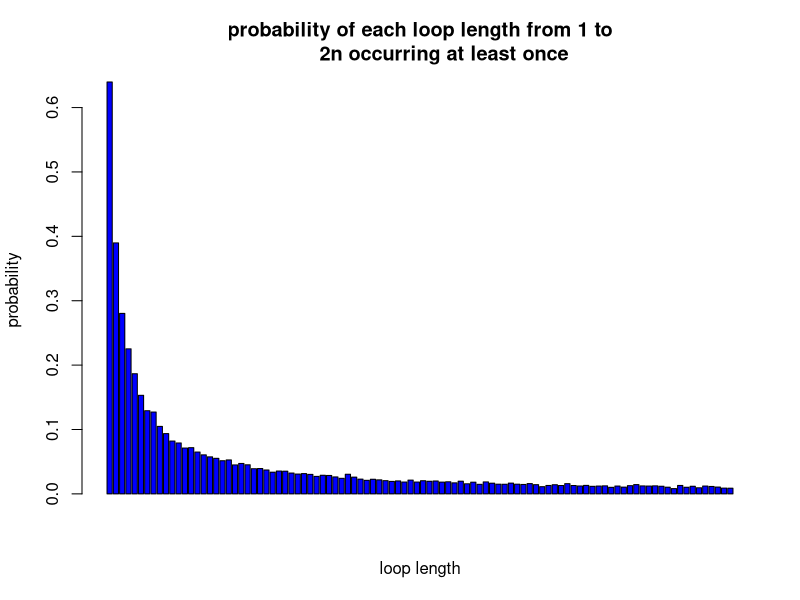

Here is the R script that generated this plot:
#Aysu Ismayilova (s2295782)
#Xiaoxian Zhang (s2287323)
Pone <- function(n,k,strategy, nreps){ #A function to calculate the probability that one prisoner finds his number 
  #given n- number of tries(max number of boxes he can open), k-prisoner's number, the strategy and number of iterations
  N <- 2*n 
  results = rep(0,nreps)  #initialise vector of results
  if(strategy != 3){  #for strategies except strategy 3 (that is, 1 and 2)
    for(i in 1:nreps) {  #loop over nreps
      boxes = sample(1:N,N) #sample boxes
     #we have 2*n prisoners
      foundIt = 0 #initialise number of prisoners who found their numbers
      #loop over prisoners
        tries = 1
        if(strategy == 1){  #consider a strategy 1
          path = c(k) #keep track of the path of a prisoner
          inBox = boxes[k] # prisoner opens a box with his number
        }else if(strategy == 2){ #consider a strategy 2
          path = c(sample(1:N,1)) #sample random box  
          inBox = boxes[path]  #firstly prisoner opens a random box
        }
        while(tries <= n) { #prisoners can open at most n boxes
          path = c(path, inBox) 		#keep track of a path	 			
          if(inBox == k) { 	#check if the number inside of the box coincides with the prisoner's number		
            foundIt = foundIt + 1   #if yes then update foundIt
            break; 			} 
          else { 					
            inBox = boxes[inBox] 			} #if no, then follow this number in the next box
          tries = tries+1 		} 		 		#update number of tries
      
      results[i] = foundIt  #how many prisoners found their numbers
    }
  }else{ #strategy3
    for(i in 1:nreps) {
      inboxes <- sample(1:N,N)[1:n]  # we randomly choose n boxes with n cards in them
      results[i] <- match(k,inboxes) #check if the prisoner finds his number and repeat it nrep number of times and store each result in results[i]
                                     #if a prisoner finds his number it will be an integer, otherwise NA 
      results <- length(results[which(is.na(results)== FALSE)])#we count how many results are integers. In other words in nreps times of simulation how many times  
                                                               #a prisoner with number k found his number
    }       
  }
  
  prob = sum(results)/(nreps)
  
  return(prob)
}




Pall <- function(n, strategy, nreps){#A function to calculate the probability of all prisoners finding their numbers given #given n -number of tries(max of boxes they can open), the strategy and number of iterations
  N <- 2*n #number of prsioners
  results = rep(0,nreps) #initialising results to 0
  if(strategy != 3){ #consider a strategy different from 3, that is, strategies 1 and 2
    for(i in 1:nreps) { #loop over iterations
      boxes = sample(1:N,N) #sample boxes
      prisoners = 1:N #we have N prisoners
      foundIt = 0 #initialising number of prisoners who found their numbers to zero
      for(prisoner in prisoners) {#loop over all prisoners
        tries = 1 
        
        if(strategy == 1){ #consider strategy1
        path = c(prisoner) #keep track of a path of a prisoner
        inBox = boxes[prisoner] #prisoner opens the box with his number on it
        }else if(strategy == 2){ #consider strategy2
          path = c(sample(1:N,1)) #sample boxes
          inBox = boxes[path]#keep track of a path of a prisoner
        }
        
        while(tries <= n) { #while prisoner does not open at most n boxes
          path = c(path, inBox) #keep track of the path of a prisoner			 			
          if(inBox == prisoner) { 	#check if the card inside of a box coincides with the prisoner's number			
            foundIt = foundIt + 1 	#if yes, update	foundIt		
            break; 			} 
          else { 					
            inBox = boxes[inBox] 			} #if no, follow this number in the next box				
          tries = tries+1 		} 		#update tries 		
      }
      
      
      results[i] = foundIt #gives overall result of all prisoners who found their numbers 
    }
  }else{
    for(i in 1:nreps) {#loop over iterations
      prisoners <- 1:N #we have N prisoners
      temp <- numeric(N)#temporary
      
      for(j in prisoners){
        inboxes <- sample(1:N,N)[1:n]#we randomly choose n boxes with n cards in them
        temp[j] <- match(j,inboxes)#check if the jth prisoner finds his number and repeat it nreps times and store the result in temp
                                   #if the prisoner finds his number temp[j] will be an integer otherwise NA 
      }
      temp <- na.omit(temp) #drop all NA's 
      results[i] <- N-length(attributes(temp)$na.action) #N indicates the number of prisoners who did not find their number
                                                         #results shows how many prisoners found their numbers in ith simulation 
    }
    
    
  }
  
  prob = length(which(results==2*n))/nreps
  
  return(prob)
}



success_prob <- function(n,nreps){ 
  for (strategy in 1:3){ #loop over the strategies
    cat('In strategy', strategy,':',fill = TRUE)
    cat(" P(a single prisoner's success)=", {Pone(n,1,strategy,nreps)},fill = TRUE)
    cat(" P(all prisoners' success)=", {Pall(n,strategy,nreps)},fill = TRUE)
  }
}
success_prob(5,10000)# In case of n=5, we have:
#In strategy 1 :
# P(a single prisoner's success)= 0.4923
# P(all prisoners' success)= 0.3534
#In strategy 2 :
# P(a single prisoner's success)= 0.4056
# P(all prisoners' success)= 3e-04
#In strategy 3 :
# P(a single prisoner's success)= 1e-04
# P(all prisoners' success)= 0.0014

success_prob(50,10000)# In case of n=50, we have:
#In strategy 1 :
# P(a single prisoner's success)= 0.4995
# P(all prisoners' success)= 0.3089
#In strategy 2 :
# P(a single prisoner's success)= 0.3719
# P(all prisoners' success)= 0
#In strategy 3 :
# P(a single prisoner's success)= 1e-04
# P(all prisoners' success)= 0

# In strategy 1, the probability of all prisoners getting free is roughly 31%, but in other two strategies, the probabilities that they will be free are 0.




dloop <- function(n, nreps){ #creating the function dloop that takes number of boxes and number of iterations
  count_0 = rep(0, n*2) # initialise vector of length 2*n
  
  for (reps in 1:nreps){ #loop over nreps
    count_1 = rep(0, n*2) #initialise vector counting length of a loop 
    boxes = sample(n*2,n*2) #sample boxes 
   
    
    iteration_num = c() #initialising vector of numbers we will perform iterations over
    for (k in 1:(2*n)){ #loop over 2*n boxes 
      cycles = c() 
      if ((k %in% iteration_num) == FALSE){  #check if k coincides with the numbers over which we perform iterations
        cycles = append(cycles, k) #if not then append this value to that loop
        next_box = boxes[k] #follow the prisoner's number in next box
        while (next_box != k){ #we append the next boxes to the cycle until in one of the boxes we find the prisoner's number
                               #if we find the number the cycle is closed and we are done
          cycles = append(cycles, next_box)  #add next box to the cycle
          next_box =boxes[next_box] 
        }
        count_1[length(cycles)]=count_1[length(cycles)]+1 # count  number of boxes in cycles
        iteration_num = append(iteration_num, cycles) 
      }
    }
    index_0 = grep(0, count_1)
    count_0[index_0]=count_0[index_0]+1
  }
  prob_0 <- count_0/nreps #probability of a non-repeated loops (0 time)
  prob_1 <- 1- prob_0 #probability of an each loop 1:2n at least once
  return(prob_1)
}

prob <- dloop(50, 10000) 
barplot(prob,ylab = 'probability',xlab = 'loop length',col = 'blue',main = 'probability of each loop length from 1 to
        2n occurring at least once') #displaying barplot of probabilities

1-sum(prob[51:100]) #probability that there is no loop length greater than 50 


#Since the prisoner starts on the box of their own number they are, on the cycle that contains their card 

#By following the cycle around they will eventually end up at their card.

#The only issue is if prisoners can find their numbers before n boxes are opened.
#In fact, the maximum cycle length should be less than or equal to 50, and there can only be one cycle in any set that has a cycle greater than fifty and 
#after calculating the probability we get 0.319
# about 30 percent of the time, the length of the maximum chains formed will be less than 50 boxes and so all prisoners will be able to find their numbers before they open more than 50 boxes
